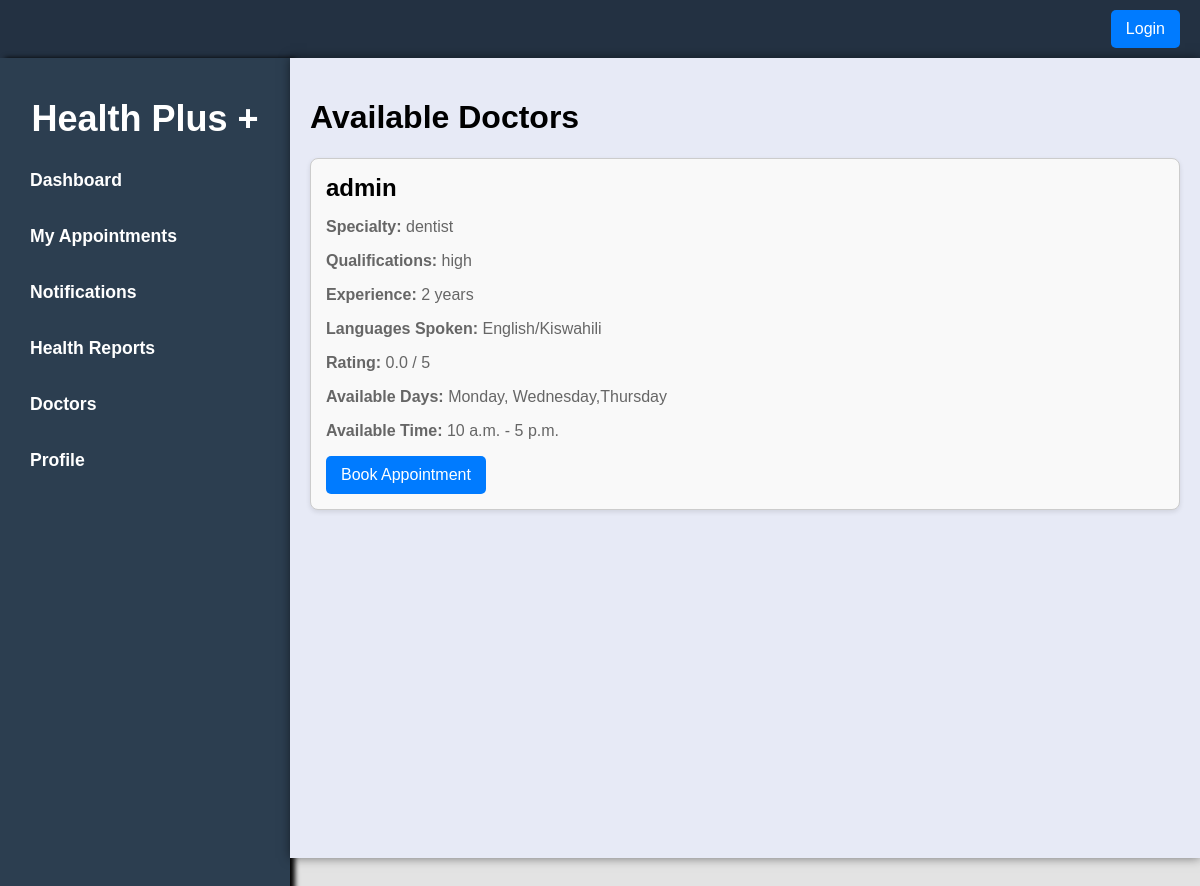
The app's page /doctors/ with its own data.
### booking/models.py (models this page shows, shortened)
class Doctor(models.Model):
    user = models.OneToOneField(User, on_delete=models.CASCADE)
    specialty = models.CharField(max_length=100)
    qualifications = models.TextField()
    experience_years = models.PositiveIntegerField()
    languages_spoken = models.CharField(max_length=100, blank=True)
    rating = models.FloatField(default=0.0)
    available_days = models.CharField(max_length=100)
    available_time_start = models.TimeField()
    available_time_end = models.TimeField()
    appointment_types = models.ManyToManyField('AppointmentType', related_name='doctors')

### booking/views.py (the view)
# urls.py: path('doctors/', views.list_doctors, name='list_doctors'),
def list_doctors(request):
    doctors = Doctor.objects.all()
    return render(request, 'doctors/doctors_list.html', {'doctors': doctors})

### booking/templates/doctors/doctors_list.html (shortened to what this page needs)
{% extends 'index.html' %}
{% load static %}
{% block content %}
<div class="container">
    <h1>Available Doctors</h1>
    {% if doctors %}
        <div class="doctor-list">
            {% for doctor in doctors %}
                <div class="doctor-card">
                    <h2>{{ doctor.user.username }}</h2>
                    <p><strong>Specialty:</strong> {{ doctor.specialty }}</p>
                    <p><strong>Qualifications:</strong> {{ doctor.qualifications }}</p>
                    <p><strong>Experience:</strong> {{ doctor.experience_years }} years</p>
                    <p><strong>Languages Spoken:</strong> {{ doctor.languages_spoken|default:"Not specified" }}</p>
                    <p><strong>Rating:</strong> {{ doctor.rating }} / 5</p>
                    <p><strong>Available Days:</strong> {{ doctor.available_days }}</p>
                    <p><strong>Available Time:</strong> {{ doctor.available_time_start }} - {{ doctor.available_time_end }}</p>
                    <a class="btn btn-primary" href="{% url 'appointmentBooking' %}">Book Appointment</a>
                </div>
            {% endfor %}
        </div>
    {% else %}
        <p>No doctors available at the moment.</p>
    {% endif %}
</div>
{% endblock %}

### booking/static/css/style.css (style rules this page uses)
body { margin: 0; padding: 0; background-color: #e3e3e3; font-family: 'Arial', sans-serif; width: 100%; position:fixed; }
.container { flex: 1; padding: 40px; background-color: #e7eaf6; overflow-y: auto; box-shadow: 0 0 10px rgba(0, 0, 0, 0.5); }

### booking/templates/index.html (style rules this page uses)
.container { flex: 1; padding: 20px; }
p { color: #666; font-size: 16px; }

### records on screen
Doctor: user.username "admin", specialty "dentist", qualifications "high", experience_years "2", languages_spoken "English/Kiswahili", rating "0.0", available_days "Monday, Wednesday,Thursday", available_time_start "10 a.m.", available_time_end "5 p.m."
